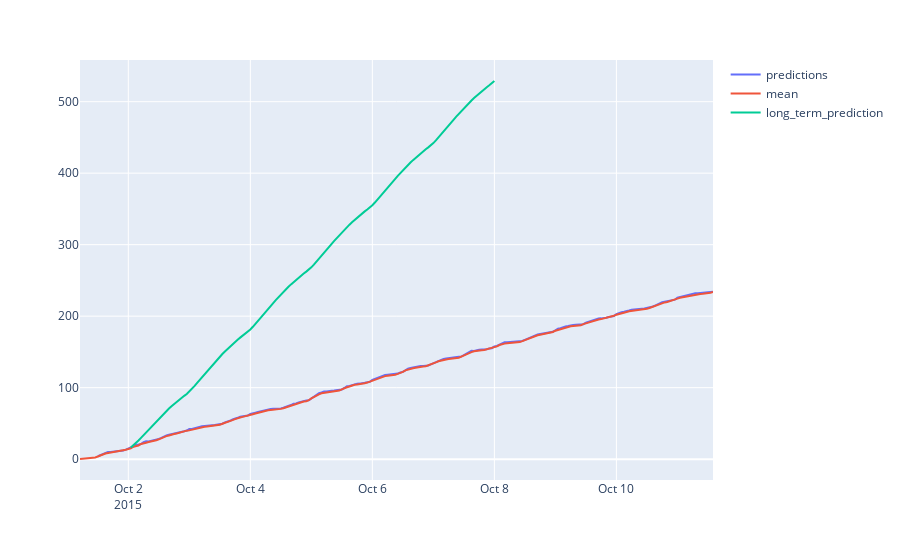

Write notebook code for a chart like this one.
### Code cell
truth = mean_data[:250]
fig = px.scatter()
fig.add_scatter(x=mean_timestamps, y=mean_predictions, name='predictions')
fig.add_scatter(x=truth.index, y=truth['meter_value'].tolist(), name='mean')
fig.add_scatter(x=mean_ltp_timestamps, y=mean_ltp_predictions, name='long_term_prediction')

fig.show()

### Figure 1 — Plotly figure (JSON) as saved in the notebook; plotly's stock layout.template omitted (floating-point values rounded to 4 significant figures; data arrays with more than 128 entries replaced by an {"elided": "..."} marker saying what was removed)
{"data": [{"name": "predictions", "type": "scatter", "x": {"elided": "243 str values"}, "y": {"elided": "243 float values"}}, {"name": "mean", "type": "scatter", "x": {"elided": "250 str values"}, "y": {"elided": "250 float values"}}, {"name": "long_term_prediction", "type": "scatter", "x": {"elided": "144 str values"}, "y": {"elided": "144 float values"}}], "layout": {"legend": {"tracegroupgap": 0}, "margin": {"t": 60}, "xaxis": {"anchor": "y", "domain": [0, 1]}, "yaxis": {"anchor": "x", "domain": [0, 1]}}}
